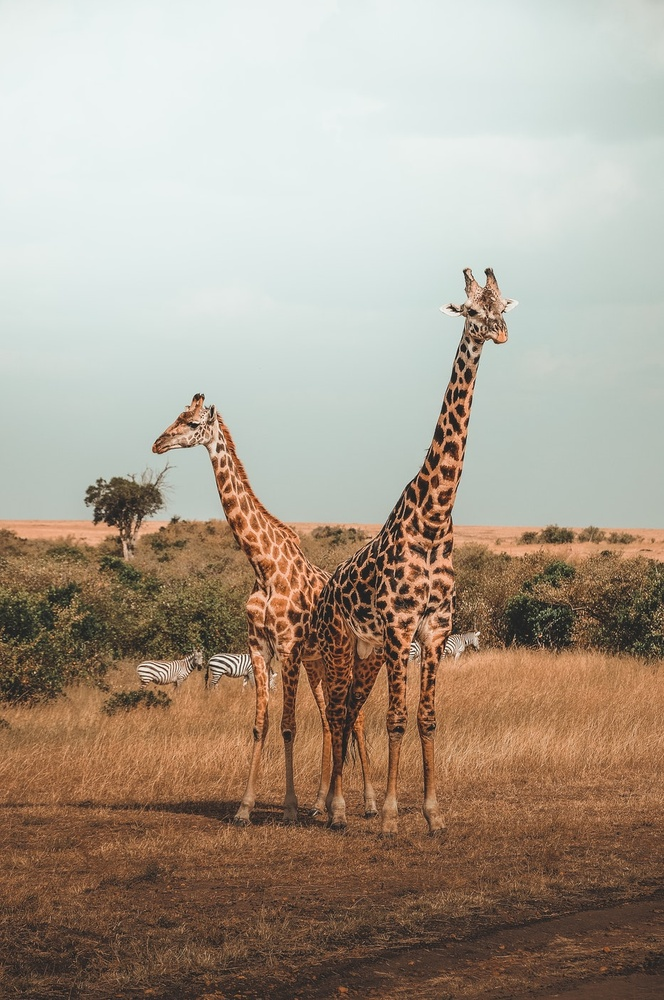
#> input picture Module_4/Lab 2.1/DATA/giraffes.jpg, 664 x 1000 px, shrunk from 933 x 1405 before the run
$ jupyter execute 2.1.2-Image-Processing-Assessment-checkpoint.ipynb   (shell and % lines are left out)
#> lines starting #> are read from the running program, lines starting #| are printed output that depends on the picture; after the words box and inside, x2 and y2 are one past the last pixel; in counts of white or black regions, pixels touching at a corner belong together
# Image Processing Assessment

Complete the tasks in bold below! Feel free to treat this as a code along by skipping this assessment lecture and moving straight to the solutions lecture!

**Some Useful Code is already here for you in the cells below:**

[cell 1]
import cv2
import matplotlib.pyplot as plt
import numpy as np

[cell 2]
def display_img(img,cmap=None):
    fig = plt.figure(figsize=(6,5))
    ax = fig.add_subplot(111)
    ax.imshow(img,cmap)

[cell 3]
path = "./DATA/giraffes.jpg"

**TASK: Open and display the giaraffes.jpg image that is located in the DATA folder.**

[cell 4]
img = cv2.imread(path)
#> img is the input picture: shape (1000, 664, 3); mean B, G, R 141.5, 156.7, 170
img = cv2.cvtColor(img, cv2.COLOR_BGR2RGB)
display_img(img)

**TASK:Apply a binary threshold onto the image.**

[cell 5]
img_gray = cv2.imread(path, 0)
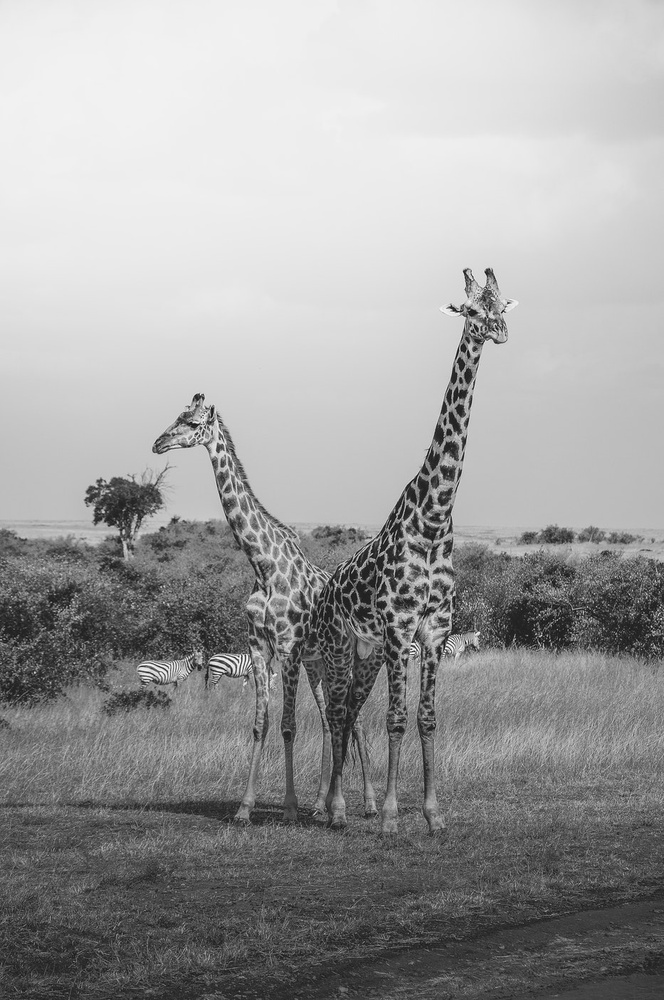
#> img_gray: shape (1000, 664); min 5, max 255, mean 158.9
_, img_bin = cv2.threshold(img_gray, 127, 255, cv2.THRESH_BINARY)
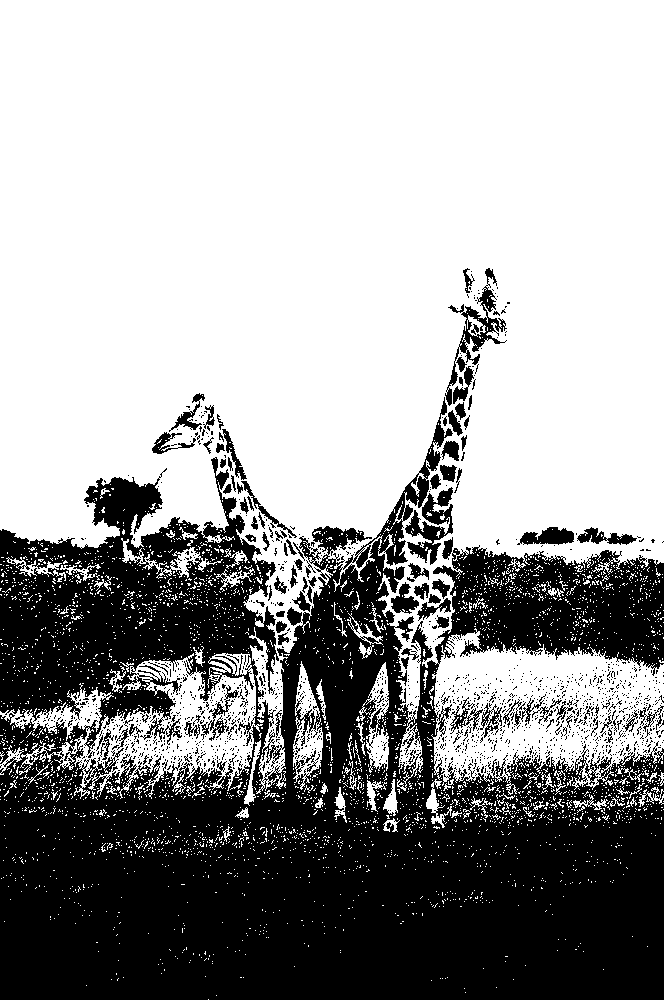
#> img_bin: shape (1000, 664); 62.5% white; 1624 black regions (1515 under 20 px), largest, box (x1, y1, x2, y2) and area: (0, 397, 664, 1000) 231155, (405, 487, 453, 565) 1573, (445, 268, 507, 406) 1519
display_img(img_gray, cmap='gray')
display_img(img_bin, cmap='gray')

**TASK: Open the giaraffes.jpg file from the DATA folder and convert its colorspace to  HSV and display the image.**

[cell 6]
img_hsv = cv2.imread(path)
img_hsv = cv2.cvtColor(img_hsv, cv2.COLOR_BGR2HSV)
#> img_hsv: shape (1000, 664, 3); mean H, S, V 45.8, 68.1, 174.8
display_img(img_hsv, cmap ='hsv')

**TASK: Create a low pass filter with a 4 by 4 Kernel filled with values of 1/10 (0.01) and then use 2-D Convolution to blur the giraffer image (displayed in normal RGB)**

[cell 7]
kernel = np.ones((4, 4), dtype=np.float32) * 0.1
kernel

[cell 8]
img = cv2.imread(path)
img = cv2.cvtColor(img, cv2.COLOR_BGR2RGB)
blurred_img = cv2.filter2D(img, - 1, kernel)
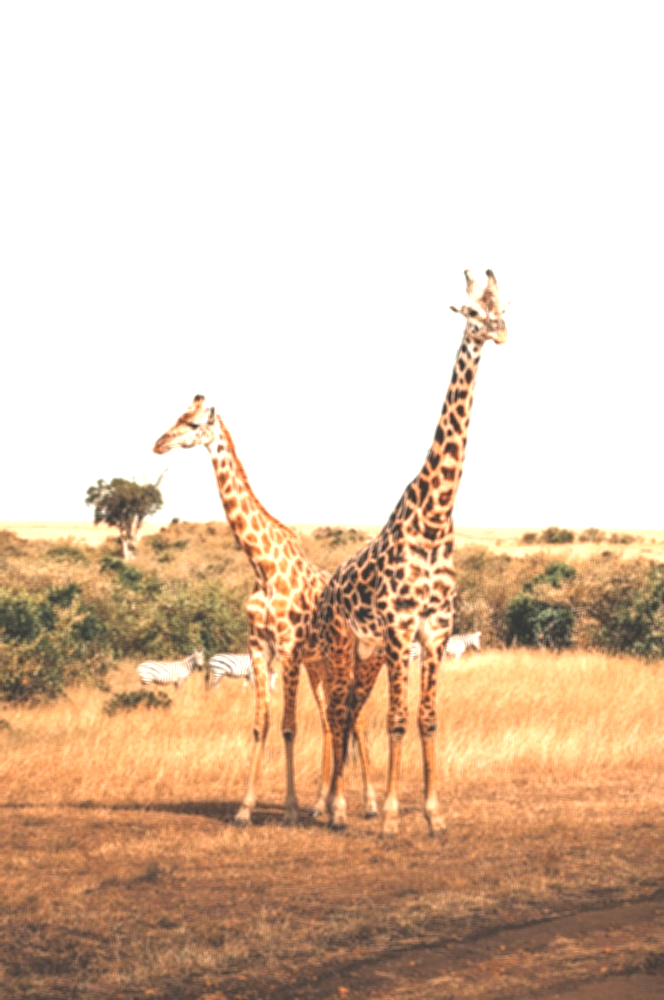
#> blurred_img: shape (1000, 664, 3); mean R, G, B 223.8, 200.3, 179.2
# -1 means we keep original number of channels
display_img(blurred_img)

$ run again, with Module_4/Lab 2.1/DATA/dog_backpack.jpg copied over Module_4/Lab 2.1/DATA/giraffes.jpg
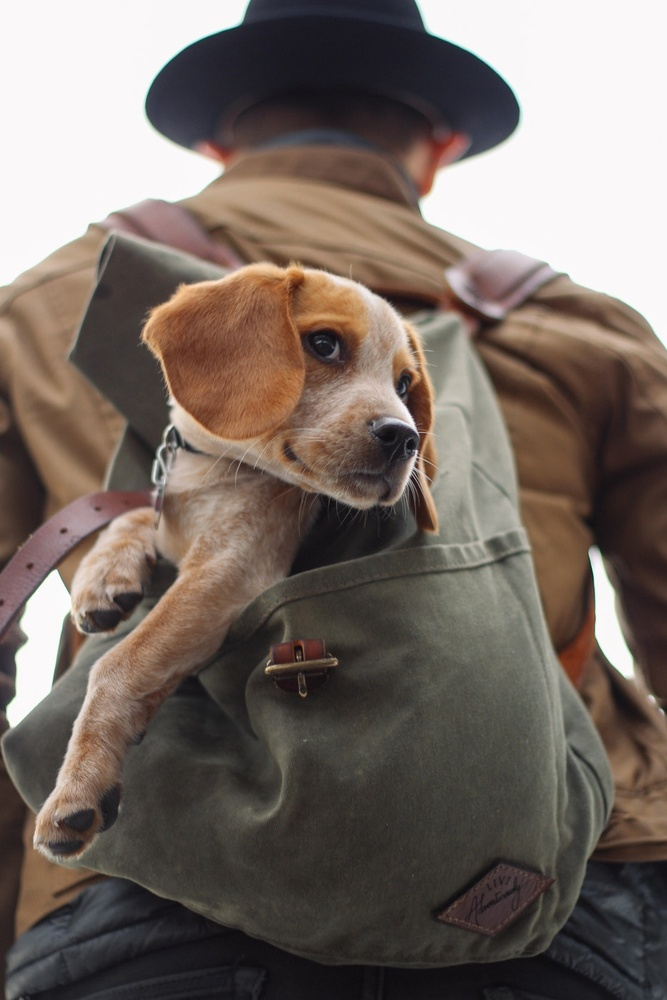
#> input picture Module_4/Lab 2.1/DATA/dog_backpack.jpg, 667 x 1000 px, shrunk from 934 x 1401 before the run
#> img is the input picture: shape (1000, 667, 3); mean B, G, R 99.5, 106.7, 118
#> `_, img_bin = cv2.threshold(img_gray, 127, 255, cv2.THRESH_BINARY)`:
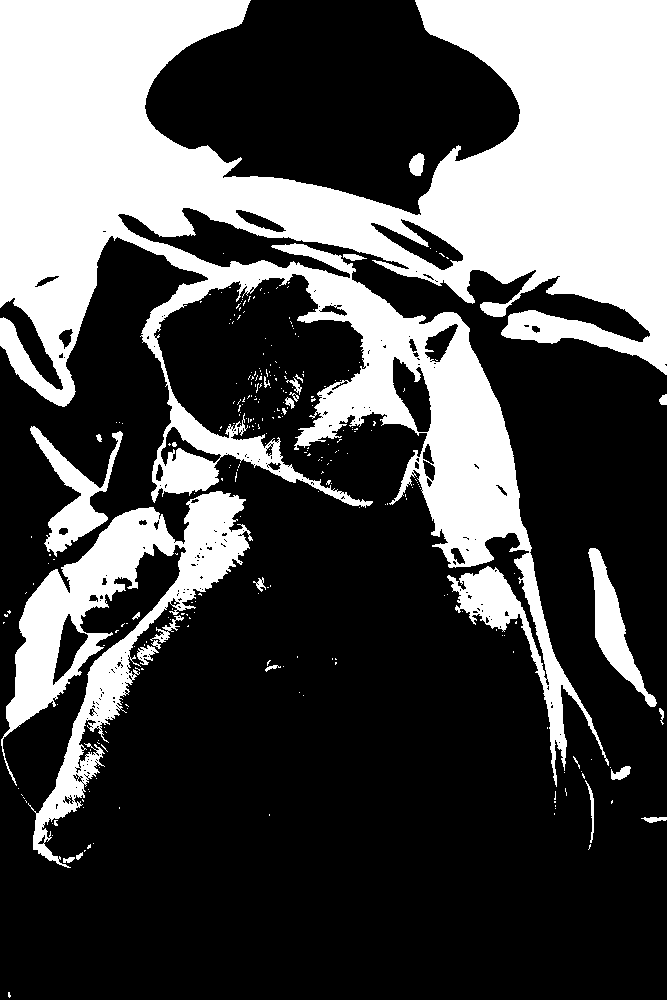
#> img_bin: shape (1000, 667); 31.9% white; 286 white regions (258 under 20 px), largest, box (x1, y1, x2, y2) and area: (0, 0, 667, 787) 178800, (1, 491, 253, 868) 24681, (30, 426, 123, 557) 3474
#> img_hsv: shape (1000, 667, 3); mean H, S, V 59.9, 51.8, 119.2
#> `blurred_img = cv2.filter2D(img, - 1, kernel)`:
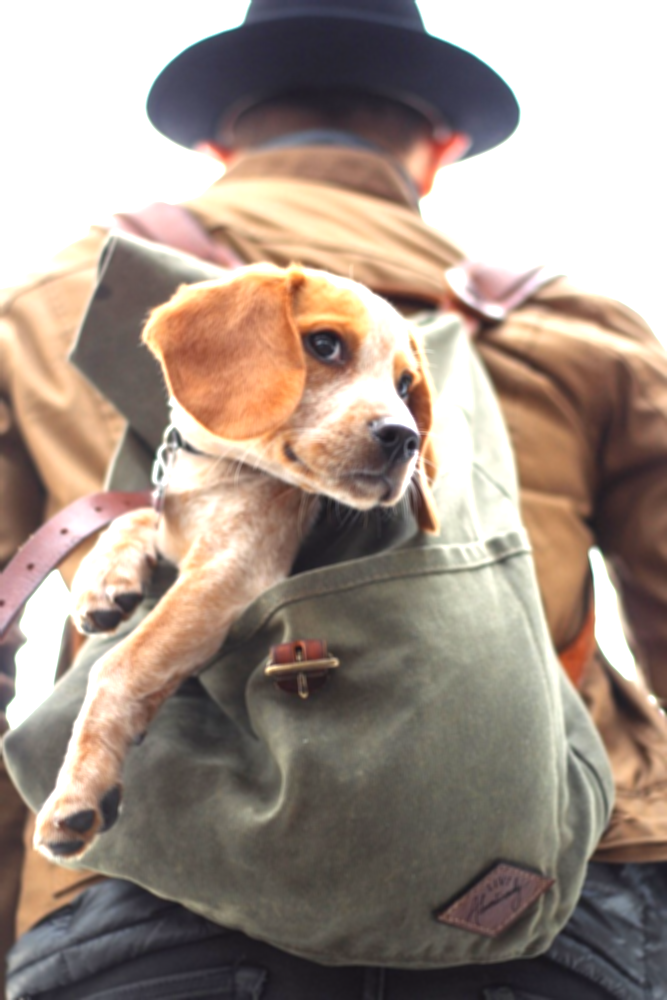
#> blurred_img: shape (1000, 667, 3); mean R, G, B 162.1, 146.7, 135.8
